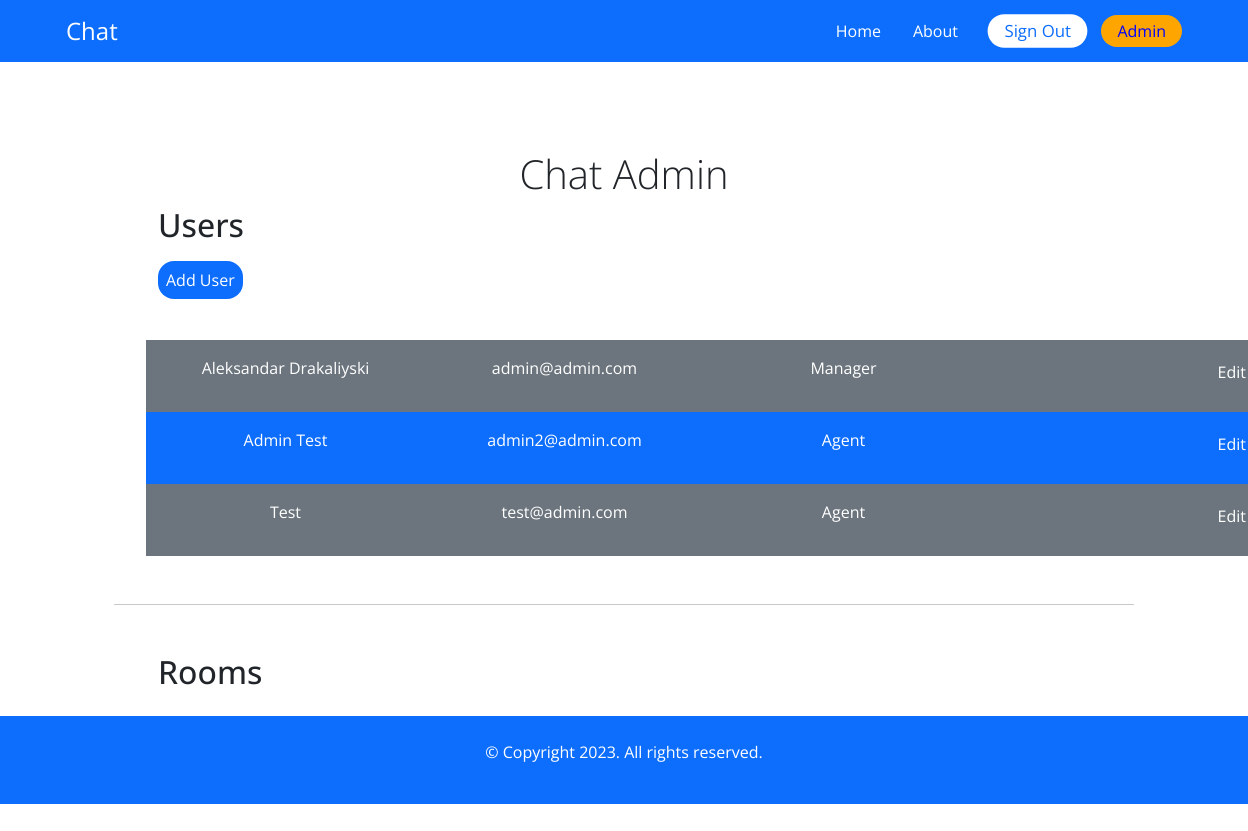
/chat-admin/ (signed in), run on an earlier commit of the app's database.
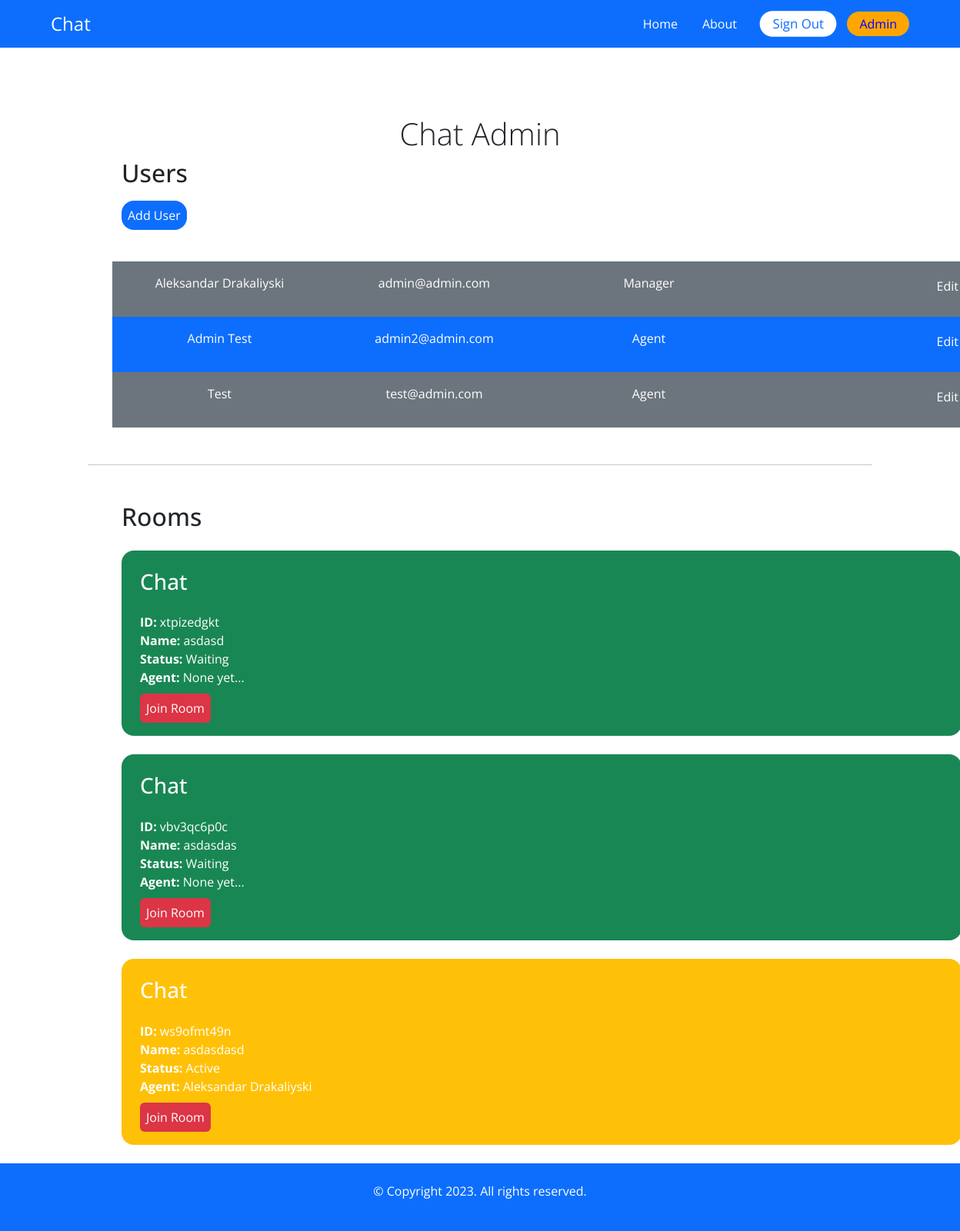
And on a later commit of the database.
### account/models.py (models this page shows)
class User(AbstractBaseUser, PermissionsMixin):
    AGENT = 'agent'
    MANAGER = 'manager'
    ROLES_CHOICES = (
        (AGENT, 'Agent'),
        (MANAGER, 'Manager'),
    )
    id = models.UUIDField(primary_key=True, default=uuid.uuid4, editable=False)
    email = models.EmailField(unique=True)
    name = models.CharField(max_length=255, blank=True, default='')
    role = models.CharField(max_length=20, choices=ROLES_CHOICES, default=AGENT)
    is_active = models.BooleanField(default=True)
    is_superuser = models.BooleanField(default=False)
    is_staff = models.BooleanField(default=False)
    date_joined = models.DateTimeField(default=timezone.now)
    last_login = models.DateTimeField(blank=True, null=True)
    objects = CustomUserManager()
    USERNAME_FIELD = 'email'
    EMAIL_FIELD = 'email'
    REQUIRED_FIELDS = ['name']

### chat/models.py (models this page shows, shortened)
class Room(models.Model):
    WAITING = 'waiting'
    ACTIVE = 'active'
    CLOSED = 'closed'
    CHOICES_STATUS = (
        (WAITING, 'Waiting'),
        (ACTIVE, 'Active'),
        (CLOSED, 'Closed'),
    )
    room_id = models.CharField(max_length=255)
    client = models.CharField(max_length=255)
    agent = models.ForeignKey(User, related_name='rooms', blank=True, null=True, on_delete=models.SET_NULL)
    messages = models.ManyToManyField(Message, blank=True)
    url = models.CharField(max_length=255, blank=True, null=True)
    status = models.CharField(max_length=7, choices=CHOICES_STATUS, default=WAITING)
    created_at = models.DateTimeField(auto_now_add=True)
    class Meta:
        ordering = ('-created_at',)

### chat/views.py (the view)
# urls.py: path('chat-admin/', views.admin, name='admin'),
@login_required
def admin(request):
    rooms = Room.objects.all()
    users = User.objects.filter(is_staff=True)
    context = {
        'rooms': rooms,
        'users': users,
    }
    return render(request, 'chat/admin.html', context=context)

### chat/templates/chat/admin.html (shortened to what this page needs)
{% extends 'core/base.html' %}
{% block content %}
<div class="container">
    <h1>Chat Admin</h1>
    {% if perms.user.add_user %}
        <div class="container ml-auto chat-admin">
            <h2 class="mb-4">Users</h2>
            <a href="{% url 'chat:add_user' %}" class="p-2 rounded-4 bg-primary text-white" style="margin-top: 200px !important;">Add User</a>
            <div class="mt-5">
                {% for user in users %}
                <div class="row rounded-">
                    <div class="col text-white  px-3 {% cycle 'bg-secondary' 'bg-primary' %}">
                        <p class="py-3 d-flex justify-content-center">{{ user.name }}</p>
                    </div>
                    <div class="col text-white  px-3 {% cycle 'bg-secondary' 'bg-primary' %}">
                        <p class="py-3 d-flex justify-content-center">{{ user.email }}</p>
                    </div>
                    <div class="col text-white  px-3 {% cycle 'bg-secondary' 'bg-primary' %}">
                        <p class="py-3 d-flex justify-content-center">{{ user.get_role_display }}</p>
                    </div>
                    <div class="col text-white  px-3 {% cycle 'bg-secondary' 'bg-primary' %}">
                        <p class="text-white d-flex justify-content-end"><a href="#" class="text-white">Edit</a></p>
                    </div>
                </div>
                {% endfor %}
            </div>
        </div>
    {% endif %}
    <hr class="m-5">
    <div class="container ml-auto chat-admin">
        <div class="mt-5">
            <h2 class="mb-4">Rooms</h2>
            {% include 'chat/partials/room_list.html' %}
        </div>
    </div>
</div>
{% endblock %}

### core/templates/core/base.html (shortened to what this page needs)
{% load static %}
<!DOCTYPE html>
<html lang="en">
<head>
    <link href="https://cdn.jsdelivr.net/npm/bootstrap@5.3.2/dist/css/bootstrap.min.css" rel="stylesheet">
    <link rel="stylesheet" type="text/css" href="{% static 'css/main.css' %}">
</head>
<body class="vh-100">
    <nav class=" navbar navbar-expand-lg navbar-dark bg-primary fixed-top">
        <div class="container">
          <a class="navbar-brand fs-4" href="{% url 'core:index' %}">Chat</a>
          <div class="sidebar offcanvas offcanvas-end" tabindex="-1" id="offcanvasNavbar" aria-labelledby="offcanvasNavbarLabel">
            <div class="offcanvas-body">
              <ul class="navbar-nav justify-content-end flex-grow-1 pe-3">
                <li class="nav-item mx-2">
                  <a class="nav-link text-white" href="{% url 'core:index' %}">Home</a>
                </li>
                <li class="nav-item mx-2">
                  <a class="nav-link text-white" href="{% url 'core:about' %}">About</a>
                </li>
              </ul>
              <div class="d-flex justify-content-center align-items-center gap-3">
                {% if not request.user.is_authenticated %}
                  <a href="{% url 'account:login' %}" class="text-white text-decoration-none px-3 py-1 bg-primary rounded-4 custom-btn">Login</a>
                {% else %}
                <a href="{% url 'account:logout' %}" class="text-white text-decoration-none px-3 py-1 bg-primary rounded-4 custom-btn">Sign Out</a>
                <a href="{% url 'chat:admin' %}" class="text-white text-decoration-none px-3 py-1 rounded-4 admin-btn">Admin</a>
                {% endif %}
              </div>
            </div>
          </div>
        </div>
      </nav>
      {% block content %}
      {% endblock %}
      <footer id="footer" class="bg-primary py-4">
        <div class="container">
            <p id="footer-note" class="text-white text-center">© Copyright 2023. All rights reserved.</p>
        </div>
    </footer>
</body>
</html>

### chat/templates/chat/partials/room_list.html
{% for room in rooms %}
        <div class="p-4 rounded-4 text-white mb-4
        {% if room.status == 'waiting' %}bg-success
        {% elif room.status == 'active' %}bg-warning
        {% else %}bg-secondary
        {% endif %}">
            <h3 class="mb-4 text-lg">Chat</h3>
            <p>
                <b>ID: </b> {{room.room_id}} <br>
                <b>Name: </b> {{room.client}} <br>
                <b>Status: </b> {{room.get_status_display}} <br>
                <b>Agent: </b> {% firstof room.agent.name 'None yet...'%} <br>
            </p>
            <a href="{% url 'chat:room' room.room_id %}" class="mt-4 rounded-2 bg-danger p-2 text-white">Join Room</a>
        </div>
        {% endfor %}

### static/css/main.css (style rules this page uses)
body { font-family: 'Open Sans', sans-serif; overflow-y: scroll; overflow-x: hidden; }
a, .custom-btn { text-decoration: none; transition: all .2s ease-in-out; }
a:hover, .custom-btn { transform: scale(1.05) !important; }
h1 { margin-top: 1rem; text-align: center; font-weight: 300; }
.custom-btn { color: #0d6efd !important; background-color: white !important; padding: 3px 10px; border-radius: 4px; }
.admin-btn { color: blue !important; background-color: orange !important; padding: 3px 10px; border-radius: 4px; }
.chat-admin { margin-left: 5rem; }
.chat-admin a { margin-top: 20px !important; }

### chat/templates/chat/admin.html (style rules this page uses)
.container h1 { margin-top: 150px; }

What changed in the data, as far as the page shows it:
added Room: room_id "xtpizedgkt", client "asdasd", status "Waiting", agent "None yet..."
added Room: room_id "vbv3qc6p0c", client "asdasdas", status "Waiting", agent "None yet..."
added Room: room_id "ws9ofmt49n", client "asdasdasd", status "Active", agent.name "Aleksandar Drakaliyski"
